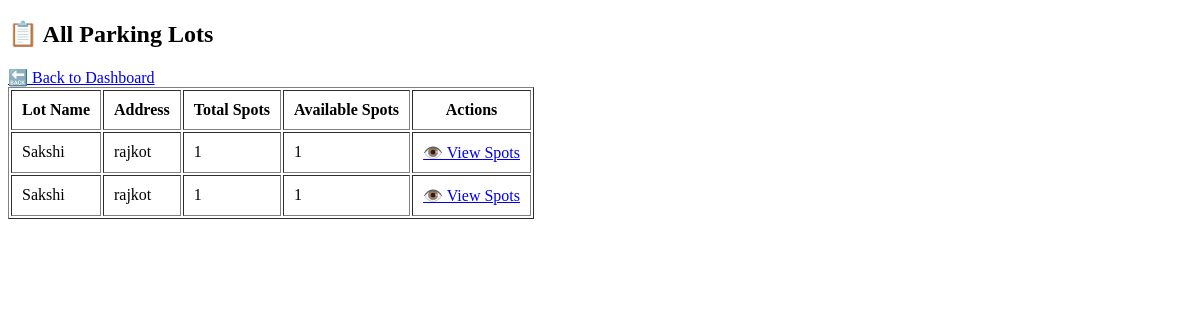
The page /view_lots on the database as committed earlier.
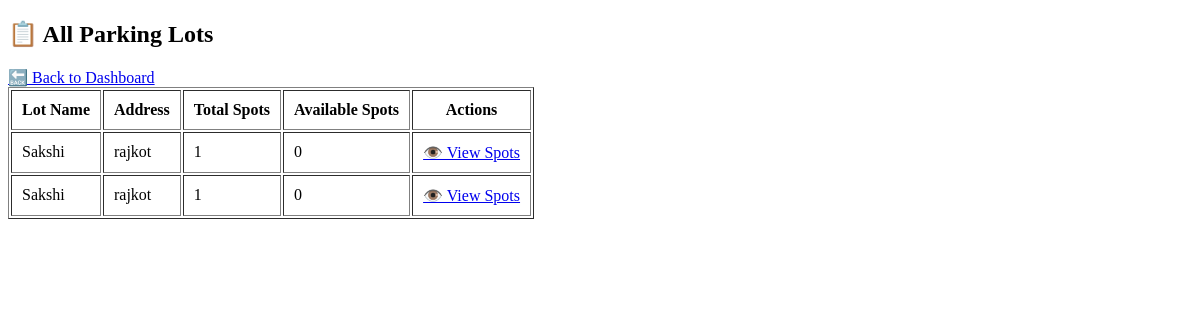
The same page on the database as committed later.
### tables this page shows
CREATE TABLE parking_lots (
            id INTEGER PRIMARY KEY AUTOINCREMENT,
            name TEXT NOT NULL,
            address TEXT NOT NULL,
            pin_code TEXT,
            total_spots INTEGER NOT NULL,
            available_spots INTEGER NOT NULL
        );

### app.py (the view)
@app.route('/view_lots')
def view_lots():
    conn = get_db_connection()
    lots = conn.execute('SELECT * FROM parking_lots').fetchall()
    conn.close()
    return render_template('view_lots.html', lots=lots)

### app.py (called while the page is built)
def get_db_connection():
    conn = sqlite3.connect(DATABASE)
    conn.row_factory = sqlite3.Row
    return conn

### templates/view_lots.html (shortened to what this page needs)
<!DOCTYPE html>
<html>
<head>
</head>
<body>
    <h2>📋 All Parking Lots</h2>
    <a href="{{ url_for('admin_dashboard') }}">🔙 Back to Dashboard</a>
    <table border="1" cellpadding="10">
        <tr>
            <th>Lot Name</th>
            <th>Address</th>
            <th>Total Spots</th>
            <th>Available Spots</th>
            <th>Actions</th>
        </tr>
        {% for lot in lots %}
        <tr>
            <td>{{ lot['name'] }}</td>
            <td>{{ lot['address'] }}</td>
            <td>{{ lot['total_spots'] }}</td>
            <td>{{ lot['available_spots'] }}</td>
            <td><a href="{{ url_for('view_spots', lot_id=lot['id']) }}">👁️ View Spots</a></td>
        </tr>
        {% endfor %}
    </table>
</body>
</html>

Rows that differ between the two databases and show on the page:
changed parking_lots (number 1 of 2 on the later page): available_spots "1" → "0"
changed parking_lots (number 2 of 2 on the later page): available_spots "1" → "0"
